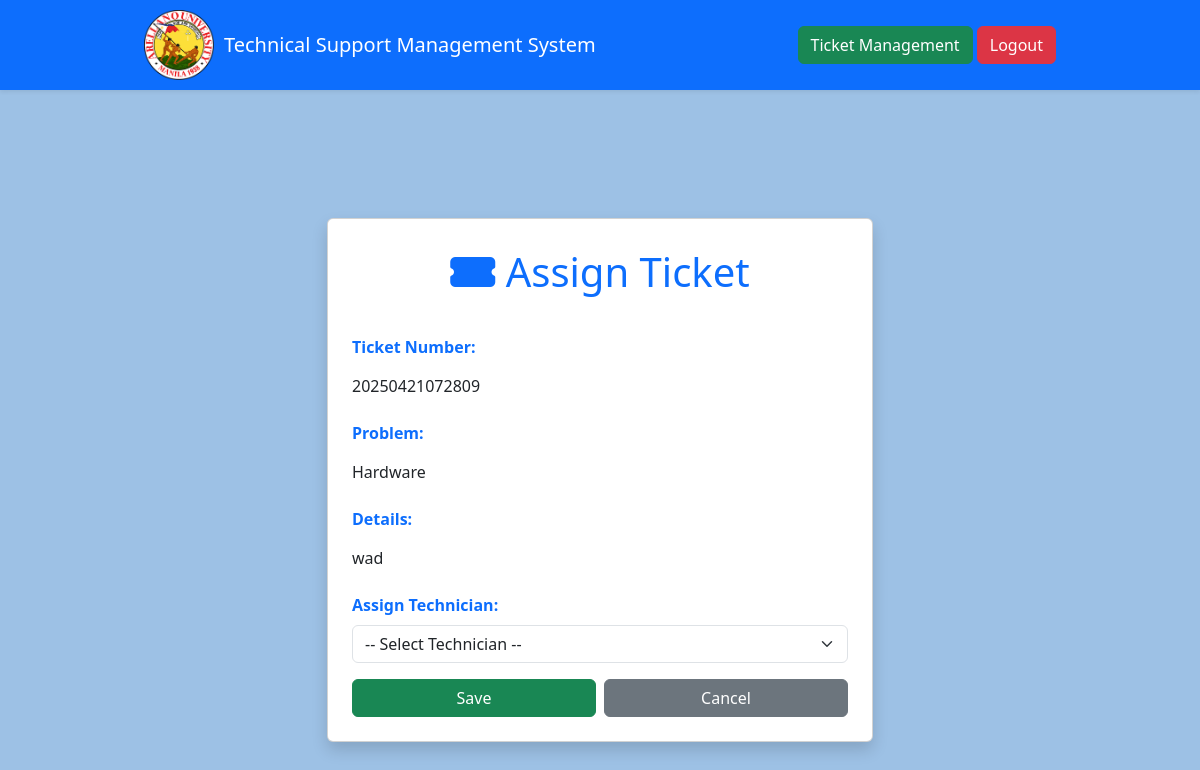
/assign-ticket.php?ticket=20250421072809 (signed in), run on the app's committed database.
### tables this page shows
CREATE TABLE `tbltickets` (
  `ticketnumber` varchar(50) NOT NULL,
  `problem` varchar(50) NOT NULL,
  `details` varchar(50) NOT NULL,
  `status` varchar(50) NOT NULL,
  `createdby` varchar(50) NOT NULL,
  `datecreated` varchar(50) NOT NULL,
  `assignedto` varchar(255) DEFAULT NULL,
  `dateassigned` varchar(50) NOT NULL,
  `datecompleted` varchar(50) NOT NULL,
  `approvedby` varchar(50) NOT NULL,
  `dateapproved` varchar(50) NOT NULL
);

### assign-ticket.php (the view, shortened to what this page needs)
<?php
require_once "config.php";
$ticket = [];
$ticketnumber = $_GET['ticket'] ?? '';
if (!empty($ticketnumber)) {
    $sql = "SELECT * FROM tbltickets WHERE ticketnumber = ?";
    if ($stmt = mysqli_prepare($link, $sql)) {
        mysqli_stmt_bind_param($stmt, "s", $ticketnumber);
        mysqli_stmt_execute($stmt);
        $result = mysqli_stmt_get_result($stmt);
        $ticket = mysqli_fetch_assoc($result) ?? [];
    }
}
?>
<!DOCTYPE html>
<html lang="en">
<head>
  <link href="https://cdn.jsdelivr.net/npm/bootstrap@5.3.2/dist/css/bootstrap.min.css" rel="stylesheet">
  <link rel="stylesheet" href="styles.css">
  <link rel="stylesheet" href="https://cdnjs.cloudflare.com/ajax/libs/font-awesome/6.4.2/css/all.min.css">
</head>
<body>
<nav class="navbar navbar-expand-lg navbar-dark bg-primary shadow-sm">
  <div class="container d-flex justify-content-between align-items-center">
      <div class="d-flex align-items-center">
          <a href="tickets-management.php">
              <img src="picture/Arellano_University_logo.png" style="height:70px; margin-right:10px;" alt="University Logo">
          </a>
          <a class="navbar-brand" href="#">Technical Support Management System</a>
      </div>
      <div>
        <a href="tickets-management.php" class="btn btn-success">Ticket Management</a>
        <a href="logout.php" class="btn btn-danger">Logout</a>
      </div>
  </div>
</nav>
<div class="container mt-5">
  <div class="row justify-content-center" style="margin-top:80px;">
    <div class="col-md-6">
      <div class="card p-4 shadow">
        <h4 class="text-primary text-center mb-4"><i class="fas fa-ticket-alt"></i> Assign Ticket</h4>
        <form action="<?= htmlspecialchars($_SERVER['REQUEST_URI']); ?>" method="POST">
            <div class="mb-3">
                <label class="form-label text-primary fw-bold">Ticket Number:</label>
                <span class="form-control-plaintext"><?= htmlspecialchars($ticket['ticketnumber'] ?? 'N/A'); ?></span>
            </div>
            <div class="mb-3">
                <label class="form-label text-primary fw-bold">Problem:</label>
                <span class="form-control-plaintext"><?= htmlspecialchars($ticket['problem'] ?? 'N/A'); ?></span>
            </div>
            <div class="mb-3">
                <label class="form-label text-primary fw-bold">Details:</label>
                <span class="form-control-plaintext"><?= htmlspecialchars($ticket['details'] ?? 'N/A'); ?></span>
            </div>
            <div class="mb-3">
                <label class="form-label text-primary fw-bold">Assign Technician:</label>
                <select name="cmbtech" class="form-select" required>
                    <option value="">-- Select Technician --</option>
                </select>
            </div>
            <div class="d-flex justify-content-end gap-2">
                <button type="submit" class="btn btn-success btn-custom">Save</button>
                <a href="tickets-management.php" class="btn btn-secondary btn-custom">Cancel</a>
            </div>
        </form>
      </div>
    </div>
  </div>
</div>
</body>
</html>

### styles.css (style rules this page uses)
body { background-color: rgba(81, 145, 209, 0.56); }
.navbar { padding: 10px 15px; }
.navbar .container { max-width: 80%; }
.navbar-brand { font-size: 20px; }
h4 { font-size: 40px; padding: 5px 10px 15px 10px; }
.btn-custom { width: 48%; }
html, body { height: 100%; margin: 0; display: flex; flex-direction: column; }

### assign-ticket.php (style rules this page uses)
.btn-custom { width: 100%; }

### data on the page
tbltickets: ticketnumber "20250421072809", problem "Hardware", details "wad"
